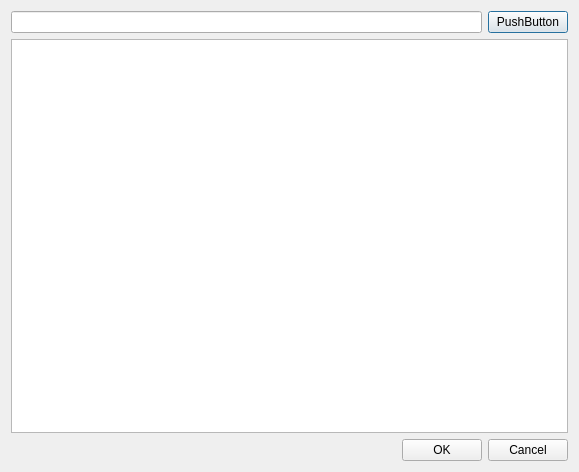
<?xml version="1.0" encoding="UTF-8"?>
<ui version="4.0">
 <class>NewSceneNodeDialog</class>
 <widget class="QDialog" name="NewSceneNodeDialog">
  <property name="geometry">
   <rect>
    <x>0</x>
    <y>0</y>
    <width>579</width>
    <height>472</height>
   </rect>
  </property>
  <property name="sizePolicy">
   <sizepolicy hsizetype="Expanding" vsizetype="Expanding">
    <horstretch>0</horstretch>
    <verstretch>0</verstretch>
   </sizepolicy>
  </property>
  <property name="windowTitle">
   <string>Add Scene Node</string>
  </property>
  <layout class="QVBoxLayout" name="verticalLayout_2">
   <item>
    <layout class="QHBoxLayout" name="horizontalLayout_2">
     <item>
      <widget class="QLineEdit" name="lineEdit"/>
     </item>
     <item>
      <widget class="QPushButton" name="pushButton_3">
       <property name="text">
        <string>PushButton</string>
       </property>
      </widget>
     </item>
    </layout>
   </item>
   <item>
    <widget class="QListWidget" name="listWidget">
     <property name="selectionBehavior">
      <enum>QAbstractItemView::SelectRows</enum>
     </property>
     <property name="iconSize">
      <size>
       <width>16</width>
       <height>16</height>
      </size>
     </property>
     <property name="selectionRectVisible">
      <bool>true</bool>
     </property>
    </widget>
   </item>
   <item>
    <layout class="QHBoxLayout" name="horizontalLayout">
     <item>
      <spacer name="horizontalSpacer">
       <property name="orientation">
        <enum>Qt::Horizontal</enum>
       </property>
       <property name="sizeHint" stdset="0">
        <size>
         <width>40</width>
         <height>20</height>
        </size>
       </property>
      </spacer>
     </item>
     <item>
      <widget class="QPushButton" name="okButton">
       <property name="text">
        <string>OK</string>
       </property>
      </widget>
     </item>
     <item>
      <widget class="QPushButton" name="cancelButton">
       <property name="text">
        <string>Cancel</string>
       </property>
      </widget>
     </item>
    </layout>
   </item>
  </layout>
 </widget>
 <resources/>
 <connections/>
</ui>
